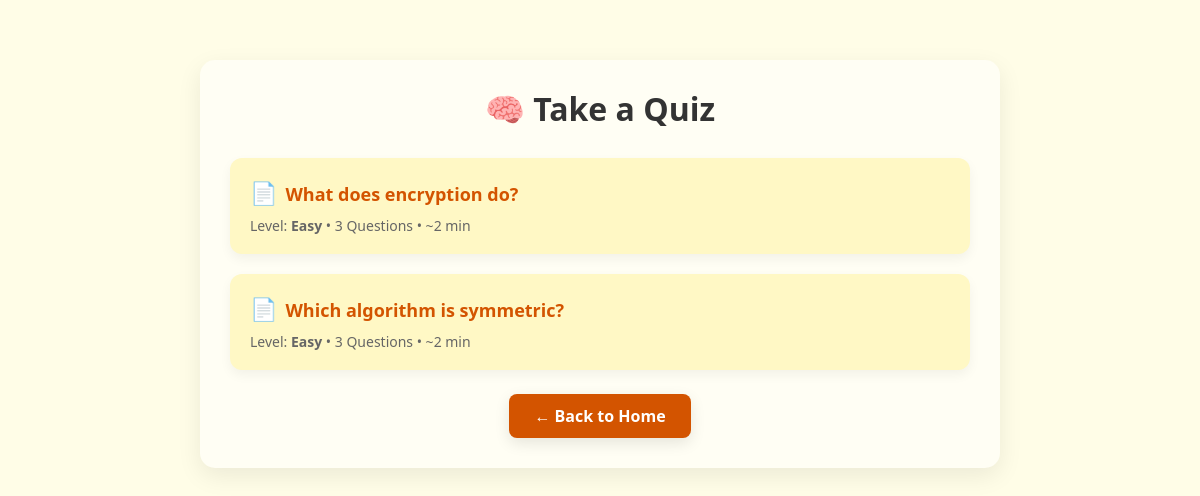
The app's page /quiz_list.php (signed in) with its own data.
### tables this page shows
CREATE TABLE `quizzes` (
  `id` int(11) NOT NULL,
  `chapter_id` int(11) NOT NULL,
  `question` text NOT NULL,
  `correct_answer` varchar(255) NOT NULL,
  `option_a` varchar(255) DEFAULT NULL,
  `option_b` varchar(255) DEFAULT NULL,
  `option_c` varchar(255) DEFAULT NULL,
  `option_d` varchar(255) DEFAULT NULL,
  `correct_option` enum('a','b','c','d') NOT NULL DEFAULT 'a'
);

### quiz_list.php (the view, shortened to what this page needs)
<?php
include 'db.php';
$result = $conn->query("SELECT * FROM quizzes");
?>
<!DOCTYPE html>
<html lang="en">
<head>
    <link href="https://cdn.jsdelivr.net/npm/bootstrap@5.3.3/dist/css/bootstrap.min.css" rel="stylesheet">
</head>
<body>
<div class="container">
    <h2 class="text-center">🧠 Take a Quiz</h2>
    <div class="quiz-grid">
        <?php while ($quiz = $result->fetch_assoc()): ?>
            <div class="quiz-card">
                <a href="quiz.php?chapter=<?= $quiz['chapter_id'] ?>">
                    <span class="quiz-icon">📄</span><?= htmlspecialchars($quiz['question']) ?>
                </a>
                <div class="quiz-meta">
                    Level: <strong>Easy</strong> • 3 Questions • ~2 min
                </div>
            </div>
        <?php endwhile; ?>
    </div>
    <div class="text-center mt-4">
    <a href="<?= $_SESSION['role'] === 'admin' ? 'admin_home.php' : 'user_home.php' ?>" class="back-btn">← Back to Home</a>
</div>
</div>
</body>
</html>

### quiz_list.php (style rules this page uses)
body { background-color: #fffde7; font-family: 'Segoe UI', sans-serif; }
.container { max-width: 800px; margin: 60px auto; padding: 30px; background: #fffef4; border-radius: 15px; box-shadow: 0 8px 25px rgba(0, 0, 0, 0.08); }
h2 { font-weight: 700; color: #333; }
.quiz-grid { display: flex; flex-direction: column; gap: 20px; margin-top: 30px; }
.quiz-card { background-color: #fff8c5; padding: 18px 20px; border-radius: 12px; box-shadow: 0 5px 12px rgba(0, 0, 0, 0.05); transition: all 0.3s ease-in-out; }
.quiz-card a { text-decoration: none; color: #d35400; font-size: 18px; font-weight: 600; }
.quiz-meta { font-size: 14px; color: #666; margin-top: 6px; }
.quiz-icon { font-size: 22px; margin-right: 8px; }
.back-btn { display: inline-block; padding: 10px 25px; color: #fff; background-color: #d35400; border-radius: 8px; font-weight: 600; text-decoration: none; box-shadow: 0 5px 15px rgba(0, 0, 0, 0.1); transition: background-color 0.3s ease; }

### records on screen
quizzes: question "What does encryption do?"
quizzes: question "Which algorithm is symmetric?"
